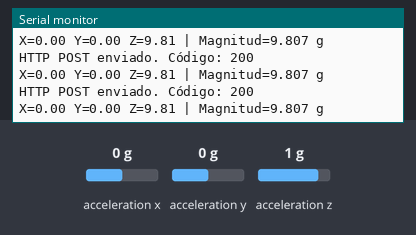
Bench run of a sketch on a simulated ESP32. On the bench: the last lines printed to the serial monitor. The inputs (shaded band) are chosen by the test bench; at power-on: acceleration x 0 g, acceleration y 0 g, acceleration z 1 g. WiFi joins after 1.5 s; servers stay silent unless stated; uploads are accepted with an empty reply.

Above: at 2.7 s.
2.8 s: acceleration x set to -1.4 g
At 3.07 s:
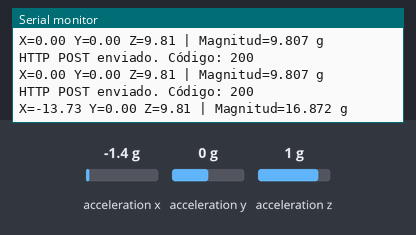
4.3 s: acceleration y set to -1.4 g
At 4.48 s:
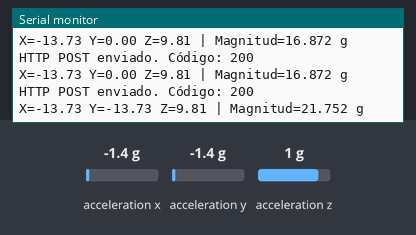
5.8 s: acceleration z set to -1.4 g
At 5.9 s:
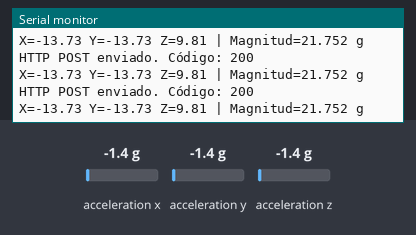
Timing chart, 0 to 8.8 s (numbered marks = the images above; inputs shaded):
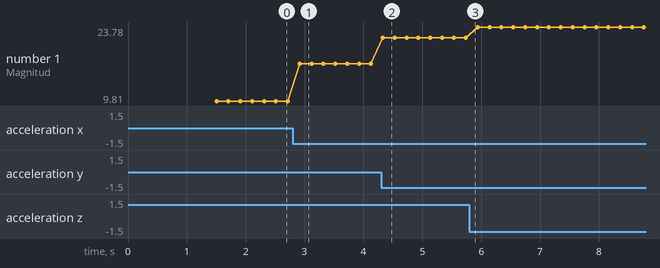

Measured:
- after the input at 2.8 s, the serial monitor: prints a new line after 0.12 s (image 1)
- after the input at 4.3 s, the serial monitor: prints a new line at once (image 2)
- plotted number 1: 9.81 → 16.87 after the input at 2.8 s, 16.87 → 21.75 after the input at 4.3 s, 21.75 → 23.78 after the input at 5.8 s

The sketch:

ESP32_ADXL.ino
```cpp
// Configuración Librerias
#include <WiFi.h>
#include <HTTPClient.h>
#include <Wire.h>
#include <Adafruit_ADXL345_U.h>

// Configuración WiFi y servidor
const char* ssid = "Luzvi";
const char* password = "32076860";
const char* serverUrl = "http://192.168.58.107:8000/api/readings";
const char* sensorId = "ESP32_VIB_01";

// Configuración Valores Referencia y Sensor
const float ALERT_THRESHOLD = 0.1;
const float MIN_MAGNITUDE_TO_SEND = 0.03;  // Solo enviar si supera este valor
const unsigned long INTERVAL_MS = 67;      // 0.067 segundos ≈ 15 Hz

const int I2C_SDA = 21;
const int I2C_SCL = 22;

Adafruit_ADXL345_Unified accel = Adafruit_ADXL345_Unified(12345);

unsigned long lastSampleTime = 0;

void setup() {
  Serial.begin(115200);
  Wire.begin(I2C_SDA, I2C_SCL);

  // Inicializar sensor
  if (!accel.begin()) {
    Serial.println("¡Error al inicializar ADXL345!");
    while (1);
  }
  accel.setRange(ADXL345_RANGE_16_G);
  Serial.println("Sensor ADXL345 listo");

  // Conexión WiFi
  WiFi.begin(ssid, password);
  Serial.print("Conectando a WiFi");
  while (WiFi.status() != WL_CONNECTED) {
    delay(500);
    Serial.print(".");
  }
  Serial.println("\nWiFi conectado");
}

// Establecimiento de Tiempo de Muestreo

void loop() {
  unsigned long currentMillis = millis();
  if (currentMillis - lastSampleTime >= INTERVAL_MS) {
    lastSampleTime = currentMillis;
    tomarYManejarLectura();
  }
}

void tomarYManejarLectura() {
  sensors_event_t event;
  accel.getEvent(&event);

  float x = event.acceleration.x;
  float y = event.acceleration.y;
  float z = event.acceleration.z;
  float magnitude = sqrt(x * x + y * y + z * z);

  Serial.printf("X=%.2f Y=%.2f Z=%.2f | Magnitud=%.3f g\n", x, y, z, magnitude);

  // Envio de Datos a Base de Datos

  if (magnitude > MIN_MAGNITUDE_TO_SEND) {
    enviarDatos(x, y, z, magnitude);
  }
}

void enviarDatos(float x, float y, float z, float magnitude) {
  if (WiFi.status() == WL_CONNECTED) {
    HTTPClient http;
    http.begin(serverUrl);
    http.addHeader("Content-Type", "application/json");

    String payload = String("{") +
      "\"sensor_id\":\"" + sensorId + "\"," +
      "\"x\":" + x + "," +
      "\"y\":" + y + "," +
      "\"z\":" + z + "," +
      "\"magnitude\":" + magnitude + "," +
      "\"alert\":" + (magnitude > ALERT_THRESHOLD ? "true" : "false") +
    "}";

    int httpCode = http.POST(payload);
    Serial.printf("HTTP POST enviado. Código: %d\n", httpCode);
    http.end();
  } else {
    Serial.println("WiFi desconectado. No se puede enviar.");
  }
}
```
